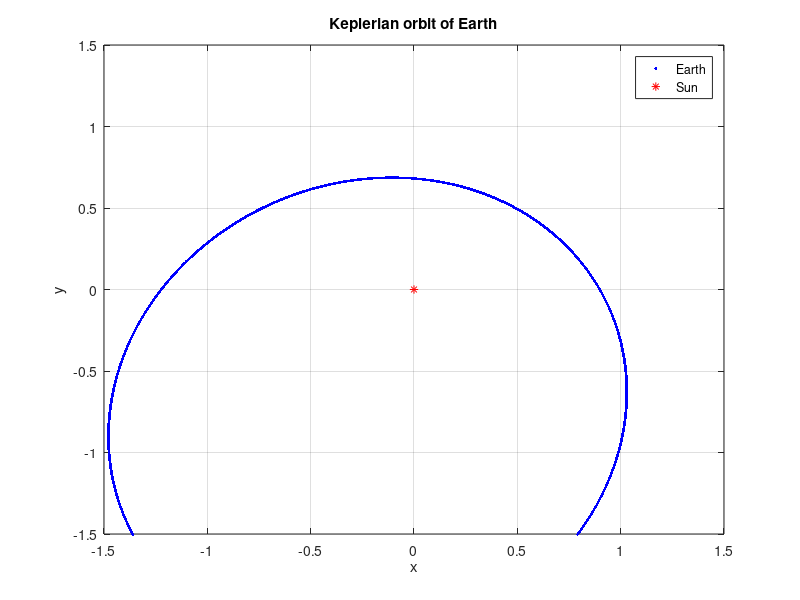
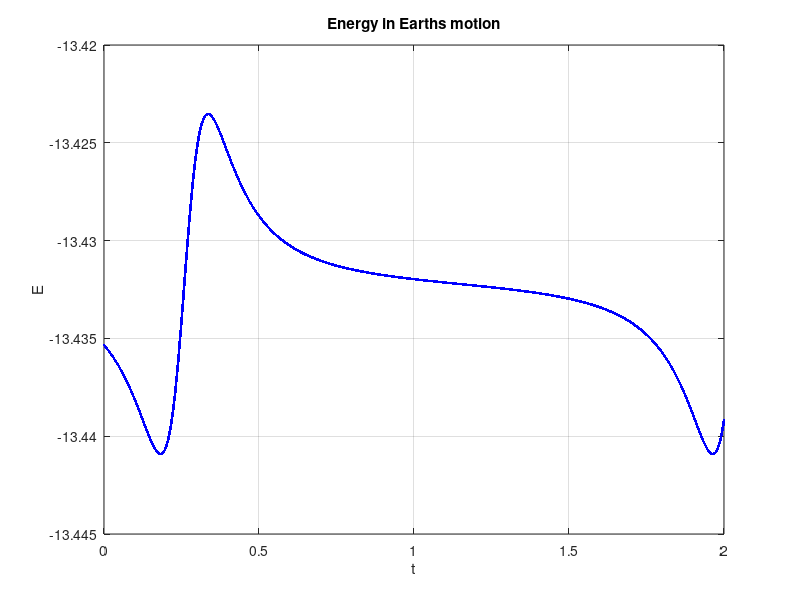
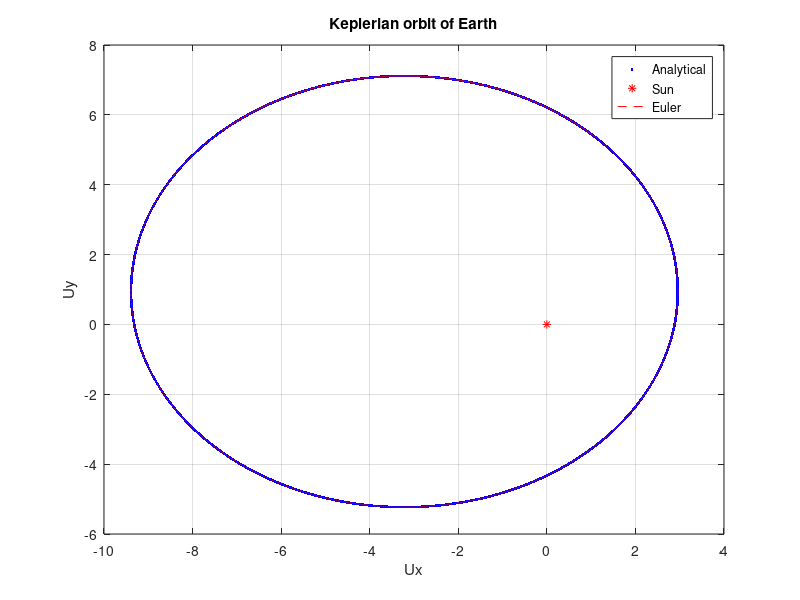
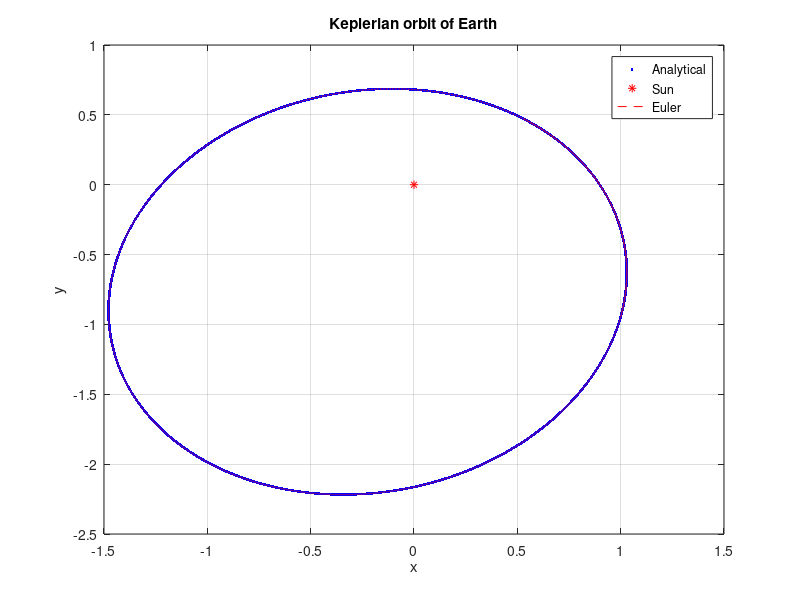

MATLAB code to generate these figures, in order:
clc; clear;
format long

R=1;                  %earth-sun distance 
M=1;                  %sun mass in Mo
G=4*(pi)^2;         %gravitational constant in AU^3/(yr^2*Mo)
dt=0.0001;            
T=2;                  %2 years period
nstep=fix(T/dt);      %integer of T/dt
xold=[1,-0.945,0,1.023,2*pi-0.8546,0]; 
v=zeros(1,nstep);
r=zeros(1,nstep);
En=zeros(1,nstep);
time=zeros(1,nstep);
res=zeros(nstep,6);

%Ellipse characteristics
%%%%%%%%%%%%%%%%%%%%%%%%%%%%%%%%%%%%%%%
Energy=(xold(4)^2+xold(5)^2)/2-G*M/sqrt(xold(1)^2+xold(2)^2);
if Energy<0 
    a=-G*M/(2*Energy);
else fprintf('Error E>0')
    return; %stop running
end

l=xold(1)*xold(5)-xold(2)*xold(4); %angular momentum
e=sqrt(1-l^2/(G*M*a));

cosf=((a*(1-e^2)/sqrt(xold(1)^2+xold(2)^2))-1)/e;

if (xold(1)*xold(4)+xold(2)*xold(5))/sqrt(xold(1)^2+xold(2)^2)>0
    f=acos(cosf); 
elseif (xold(1)*xold(4)+xold(2)*xold(5))/sqrt(xold(1)^2+xold(2)^2)<=0
    f=2*pi-acos(cosf);  
end

if xold(2)>=0
    phi=acos(xold(1)/sqrt(xold(1)^2+xold(2)^2)); 
elseif xold(2)<0 
    phi=2*pi-acos(xold(1)/sqrt(xold(1)^2+xold(2)^2)); 
end
phi0=mod(phi-f,2*pi); %in rad

cosE=(1-(sqrt(xold(1)^2+xold(2)^2)/a))/e;

if xold(2)>=0 
    E=acos(cosE);
elseif xold(2)<0
    E=2*pi-acos(cosE);
end
t0=(e*sin(E)-E)/(sqrt(G*M/(a^3)));

%%%Euler - Arithmetic method
%%%%%%%%%%%%%%%%%%%%%%%%%%%%%%%%%%%%%%%%%%%%%%%%5
for i=1:1:nstep 
   v=(xold(4)^2+xold(5)^2+xold(6)^2)^(1/2);
   r=(xold(1)^2+xold(2)^2+xold(3)^2)^(1/2);
   En(1,i)=(v^2)/2-(G*M)/r;
   time(1,i)=i*dt;
    
       xnew(4)=xold(4)-(G*M*xold(1)/((xold(1)^2+xold(2)^2+xold(3)^2)^(3/2)))*dt;
       xnew(5)=xold(5)-(G*M*xold(2)/((xold(1)^2+xold(2)^2+xold(3)^2)^(3/2)))*dt;
       xnew(6)=xold(6)-(G*M*xold(3)/((xold(1)^2+xold(2)^2+xold(3)^2)^(3/2)))*dt;
       xnew(1)=xold(1)+xnew(4)*dt;
       xnew(2)=xold(2)+xnew(5)*dt;
       xnew(3)=xold(3)+xnew(6)*dt;
       res(i,:)=[xnew(1),xnew(2),xnew(3),xnew(4),xnew(5),xnew(6)];
        
  xold=xnew;  
end
figure(1)
plot(res(:,1),res(:,2),'.b')
xlabel('x')
ylabel('y')
title('Keplerian orbit of Earth')
grid on
axis([-1.5,1.5,-1.5,1.5])
hold on
plot(0,0,'*r')
legend('Earth','Sun')

figure(2)
plot(time,En,'.b')
xlabel('t')
ylabel('E')
title('Energy in Earths motion')
grid on

%Newton's Method and trajectory
%%%%%%%%%%%%%%%%%%%%%%%%%%%%%%%%%%%%%%%%%%%%%%%%%%%
xnew2=zeros(nstep,6);
for h=1:1:nstep
    t=dt*h;

Ean=zeros(1,10);
Ean(1)=sqrt(G*M/a^3)*(t-t0);

for i=1:1:9
    Ean(i+1)=Ean(i)-(Ean(i)-e*sin(Ean(i))-(sqrt(G*M/a^3))*(t-t0))/(1-e*cos(Ean(i)));
end

Ean=mod(Ean(10),2*pi);
radius=a*(1-e*cos(Ean));
cosf2=(((a*(1-e^2))/radius)-1)/e;

if Ean<=pi
    f2=acos(cosf2);
elseif Ean>pi
    f2=2*pi-acos(cosf2);
end

phi2=mod(phi0+f2,2*pi);

xnew2(h,1)=radius*cos(phi2);
xnew2(h,2)=radius*sin(phi2);

stroformi=sqrt(G*M*a*(1-e^2));
Vt=stroformi/radius;

if Ean<=pi && Ean>=0 
   Vr=sqrt(-(stroformi^2)/radius^2-(G*M)/a+(2*G*M)/radius);
else
    Vr=-sqrt(-(stroformi^2)/radius^2-(G*M)/a+(2*G*M)/radius);
end

xnew2(h,4)=Vr*xnew2(h,1)/radius-Vt*xnew2(h,2)/radius;
xnew2(h,5)=Vr*xnew2(h,2)/radius+Vt*xnew2(h,1)/radius;

end 
figure(3)
plot(xnew2(:,4),xnew2(:,5),'.b')
grid on
xlabel('Ux')
ylabel('Uy')
title('Keplerian orbit of Earth')
hold on
plot(0,0,'*r')
plot(res(:,4),res(:,5),'--r')
legend('Analytical','Sun','Euler')
hold off

figure(4)
plot(xnew2(:,1),xnew2(:,2),'.b')
grid on
xlabel('x')
ylabel('y')
title('Keplerian orbit of Earth')
hold on
plot(0,0,'*r')
plot(res(:,1),res(:,2),'--r')
legend('Analytical','Sun','Euler')
